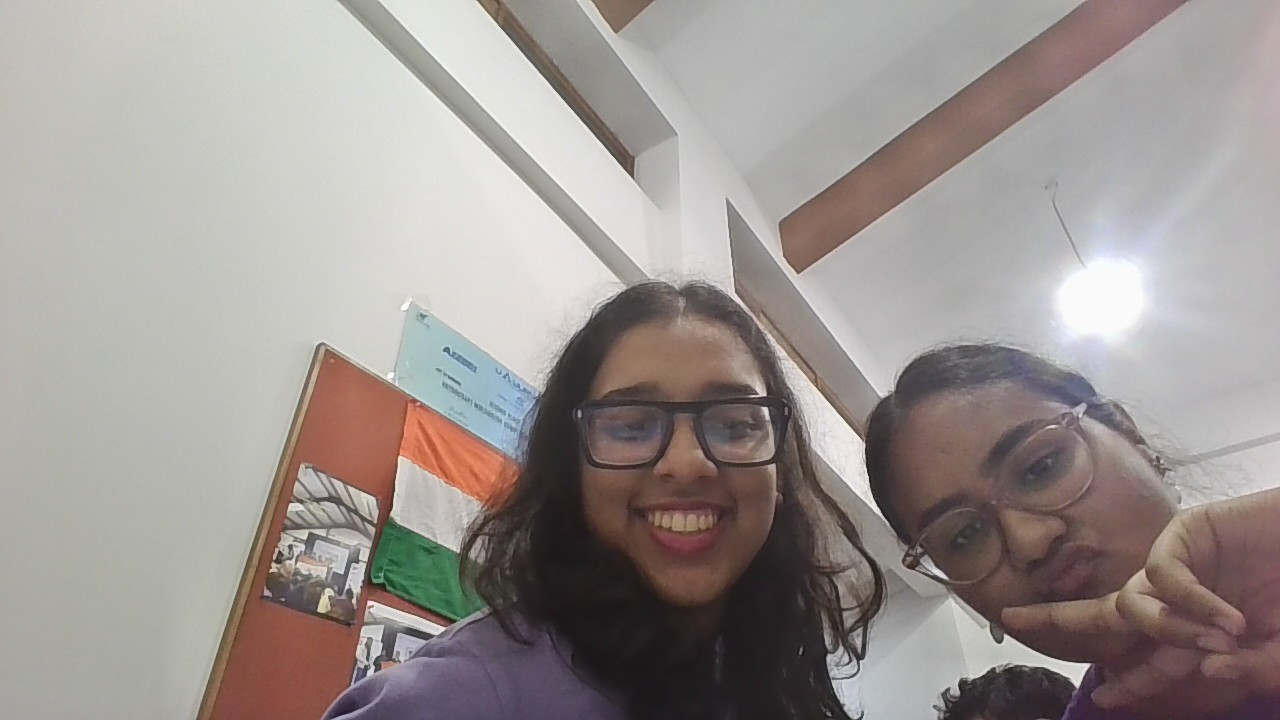
#> input picture adversarial-shield/backend/samples/WIN_20261021_18_14_02_Pro.jpg, 1280 x 720 px
$ python -i image_registry.py   (imports and definitions only)
#> lines starting #> are read from the running program, lines starting #| are printed output that depends on the picture
"""Persistent local image registry used by Digital Footprint scans."""
import hashlib
import json
import uuid
import io
from pathlib import Path

import imagehash
from PIL import Image

BASE_DIR = Path(__file__).parent
DB_PATH = BASE_DIR / "image_database.json"
UPLOAD_DIR = BASE_DIR / "uploaded_images"
HASH_SIZE = 8


def fingerprint(image: Image.Image) -> dict:
    rgb = image.convert("RGB")
    return {"sha256": hashlib.sha256(_image_bytes(rgb)).hexdigest(),
            "phash": str(imagehash.phash(rgb, hash_size=HASH_SIZE)),
            "dhash": str(imagehash.dhash(rgb, hash_size=HASH_SIZE))}


# [53 lines left out: functions _image_bytes, entries, save, register_file, not called in this run]


def scan(image: Image.Image, threshold: int = 8, query_sha256: str | None = None) -> dict:
    query = fingerprint(image)
    if query_sha256 is not None:
        query["sha256"] = query_sha256
    rows = entries()
    matches = []
    for row in rows:
        try:
            registered_path = UPLOAD_DIR / Path(row["path"]).name
            raw = registered_path.read_bytes()
            with Image.open(io.BytesIO(raw)) as registered_image:
                actual = fingerprint(registered_image.convert("RGB"))
            actual["sha256"] = hashlib.sha256(raw).hexdigest()
        except (OSError, KeyError, ValueError):
            continue

        exact = query["sha256"] == actual["sha256"]
        p_distance = (int(query["phash"], 16) ^ int(actual["phash"], 16)).bit_count()
        d_distance = (int(query["dhash"], 16) ^ int(actual["dhash"], 16)).bit_count()
        if exact or (p_distance <= threshold and d_distance <= threshold):
            similarity = 100.0 if exact else round(
                (1 - (p_distance + d_distance) / 128) * 100, 1
            )
            matches.append({"id": row["id"], "platform": row["filename"],
                            "url": f"local://{row['path']}", "similarity": similarity,
                            "hamming_distance": p_distance, "dhash_distance": d_distance,
                            "match_type": "exact" if exact else "perceptual",
                            "sha256": actual["sha256"], "phash": actual["phash"],
                            "dhash": actual["dhash"], "source": row.get("source", "upload")})
    matches.sort(key=lambda match: match["similarity"], reverse=True)
    return {"query": query, "candidate_count": len(rows), "match_count": len(matches),
            "matches": matches}


# [25 lines left out: function seed_demo, not called in this run]

>>> import cv2
>>> picture = cv2.imread('samples/WIN_20261021_18_14_02_Pro.jpg', cv2.IMREAD_GRAYSCALE)
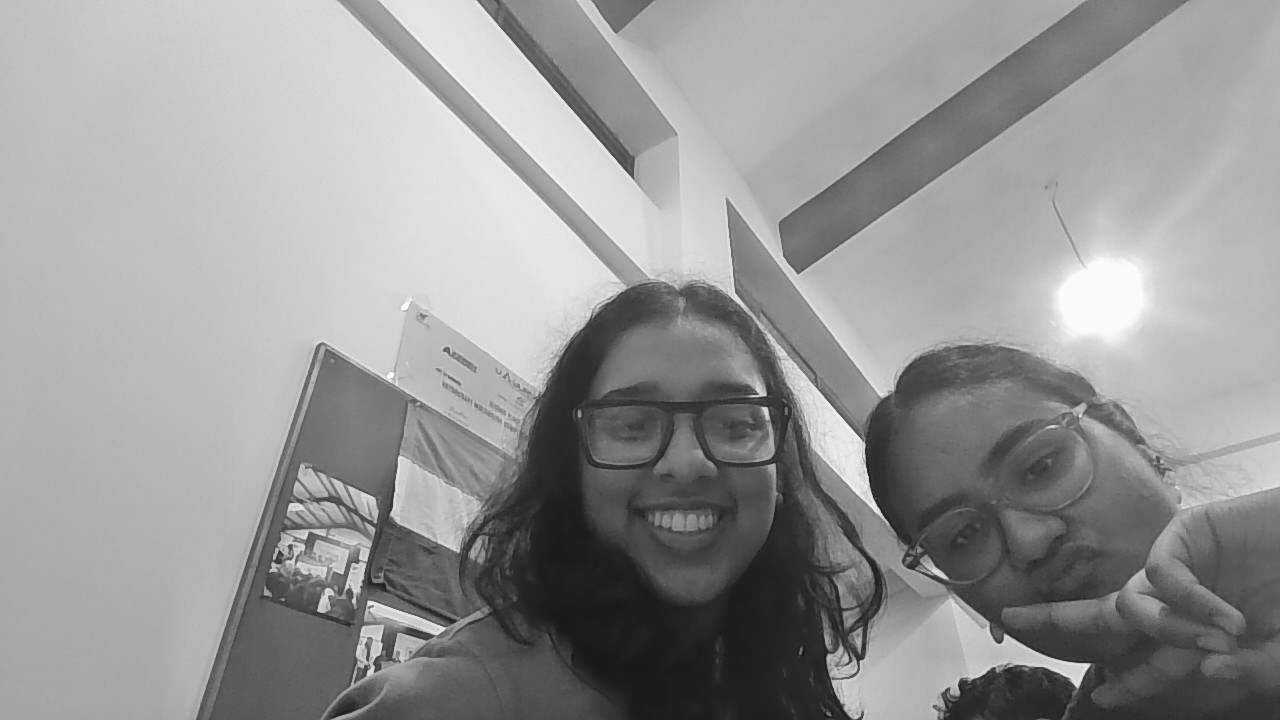
#> picture: shape (720, 1280); min 18, max 255, mean 150.4
>>> result = scan(picture)
#> (the run stopped early here; a loop or call above may not have finished)
